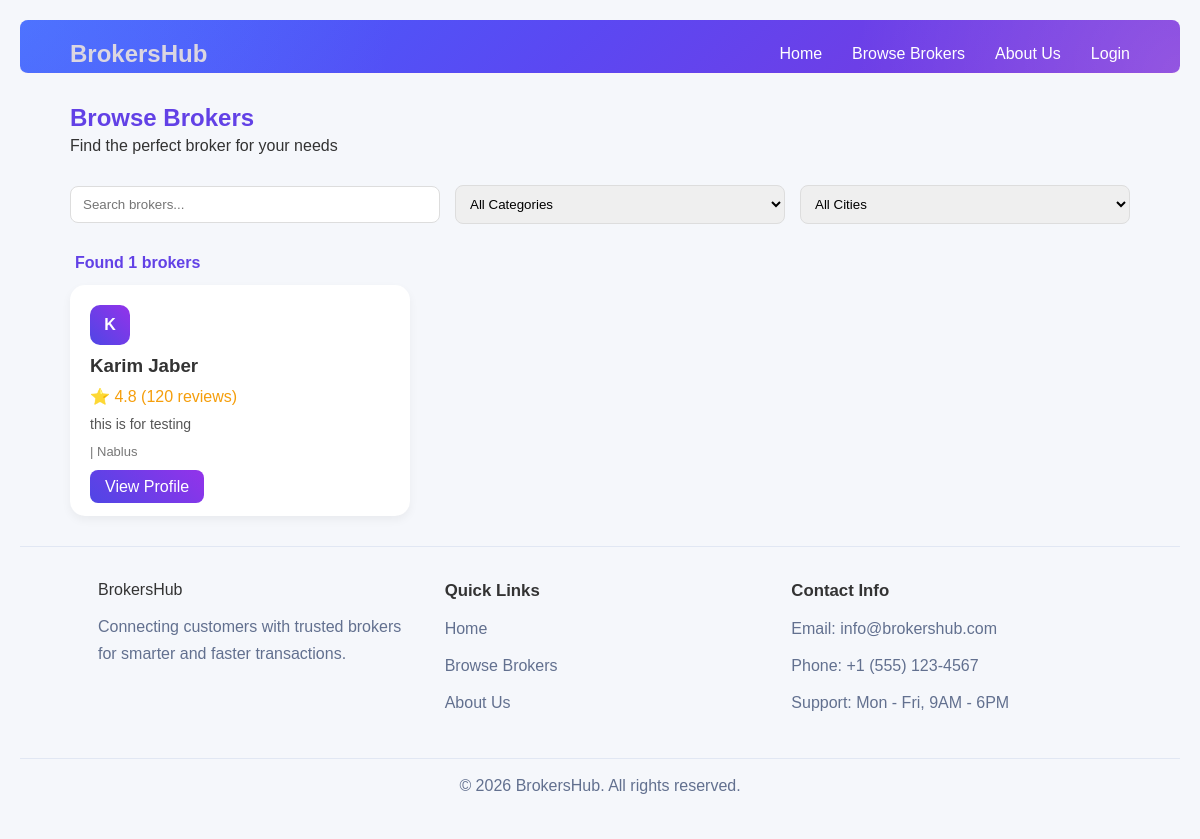
Screenshot of /brokers with the database file from the repository.
### brokers/models.py (models this page shows, shortened)
class BrokerProfile(models.Model):
    user = models.OneToOneField(User, on_delete=models.CASCADE, related_name='broker_profile')
    business_name = models.CharField(max_length=255)
    city = models.ForeignKey(City, on_delete=models.SET_NULL, null=True, blank=True)
    whatsapp_number = models.CharField(max_length=20)
    description = models.TextField(blank=True)
    is_verified = models.BooleanField(default=False)
    is_active = models.BooleanField(default=True)
    average_rating = models.FloatField(default=0)
    total_reviews = models.IntegerField(default=0)
    show_whatsapp_after_accept = models.BooleanField(default=True)

### accounts/models.py (models this page shows, shortened)
class User(AbstractUser):
    ROLE_CHOICES = (
        ('customer', 'Customer'),
        ('broker', 'Broker'),
        ('admin', 'Admin'),
    )
    role = models.CharField(max_length=20, choices=ROLE_CHOICES)
    phone = models.CharField(max_length=20)

### locations/models.py (models this page shows, shortened)
class City(models.Model):
    name = models.CharField(max_length=100, unique=True)

### brokers/views.py (the view)
# urls.py: path('brokers', views.browse_brokers, name='browse_brokers'),
def browse_brokers(request):
    brokers = BrokerProfile.objects.all()
    context = {
        'brokers': brokers,
        'categories': Category.objects.all(),
        'cities': City.objects.all(),
    }
    return render(request, 'browse_brokers.html', context)

### brokers/templates/browse_brokers.html (shortened to what this page needs)
<!DOCTYPE html>
<html lang="en">
<head>
    {% load static %}
    <link rel="stylesheet" href="{% static 'css/browse_brokers.css' %}">
</head>
<body>
    {% include 'partials/navbar.html' %}
    <section class="browse-header">
        <div class="container">
            <h1>Browse Brokers</h1>
            <p>Find the perfect broker for your needs</p>
        </div>
    </section>
    <section class="filters">
        <div class="container filters-container">
            <input type="text" id="search" placeholder="Search brokers..." class="filter-input">
            <select id="category" class="filter-select">
                <option value="">All Categories</option>
            </select>
            <select id="city" class="filter-select">
                <option value="">All Cities</option>
            </select>
        </div>
    </section>
    <section class="brokers-section">
        <div class="container">
            <p id="resultsCount">Found {{ brokers|length }} brokers</p>
            <div class="brokers-grid" id="brokersGrid">
                {% for broker in brokers %}
                <div class="broker-card">
                    <div class="broker-header">
                        <div class="broker-avatar">
                            {{ broker.user.first_name|slice:":1" }}
                        </div>
                    </div>
                    <h3>
                        {{ broker.user.first_name }} {{ broker.user.last_name }}
                    </h3>
                    <div class="broker-rating">
                        ⭐ 4.8 <span>(120 reviews)</span>
                    </div>
                    <p class="broker-description">
                        {{ broker.description }}
                    </p>
                    <div class="broker-meta">
                        | {% if broker.city %}{{ broker.city.name }}{% else %}Not specified{% endif %}
                    </div>
                    <div class="broker-footer">
                        <a href="{% url 'broker_profile' broker.id %}" class="btn btn-primary">
                            View Profile
                        </a>
                    </div>
                </div>
                {% endfor %}
            </div>
        </div>
    </section>
    <footer class="footer">
        <div class="container footer-grid">
            <div>
                <a href="{% url 'landing' %}" class="brand footer-brand">BrokersHub</a>
                <p class="footer-text">
                    Connecting customers with trusted brokers for smarter and faster transactions.
                </p>
            </div>
            <div>
                <h3>Quick Links</h3>
                <a href="{% url 'landing' %}" class="footer-link">Home</a>
                <a href="{% url 'browse_brokers' %}" class="footer-link">Browse Brokers</a>
                <a href="{% url 'about' %}" class="footer-link">About Us</a>
            </div>
            <div>
                <h3>Contact Info</h3>
                <p class="footer-text">Email: info@brokershub.com</p>
                <p class="footer-text">Phone: +1 (555) 123-4567</p>
                <p class="footer-text">Support: Mon - Fri, 9AM - 6PM</p>
            </div>
        </div>
        <div class="footer-bottom">
            <p>&copy; 2026 BrokersHub. All rights reserved.</p>
        </div>
    </footer>
</body>
</html>

### brokers/static/css/browse_brokers.css (style rules this page uses)
* { margin: 0; padding: 0; box-sizing: border-box; }
:root { --muted: #62708f; --primary: #5b48f2; }
body { font-family: 'Poppins', sans-serif; background: #f5f7fb; color: #333; padding:20px; }
a { text-decoration: none; }
.container { width: 100%; max-width: 1100px; margin: 0 auto; padding: 0 20px; }
a { color: white; text-decoration: none; }
.browse-header { margin: 30px 0; }
.browse-header h1 { color: #6241e6; margin-bottom: 5px; }
.filters-container { display: flex; flex-wrap: wrap; gap: 15px; align-items: center; margin-bottom: 30px; }
.filter-input, .filter-select { padding: 10px; border-radius: 8px; border: 1px solid #ddd; }
.filter-input { padding: 10px 12px; border-radius: 8px; border: 1px solid #ddd; width: 220px; flex: 1 1 220px; }
.filter-select { padding: 10px; border-radius: 8px; border: 1px solid #ddd; min-width: 180px; flex: 1 1 180px; }
.brokers-grid { display: grid; grid-template-columns: repeat(3, minmax(0, 1fr)); gap: 20px; }
.broker-card { background: white; padding: 20px; border-radius: 15px; box-shadow: 0 4px 10px rgba(0,0,0,0.05); transition: 0.3s; min-width: 0; }
.broker-avatar { width: 40px; height: 40px; background: linear-gradient(45deg, #4f46e5, #9333ea); color: white; display: flex; justify-content: center; align-items: center; border-radius: 10px; font-weight: bold; }
.broker-card h3 { margin: 10px 0; }
.broker-rating { color: #f59e0b; margin-bottom: 10px; }
.broker-description { font-size: 14px; color: #555; margin-bottom: 10px; }
.broker-meta { font-size: 13px; color: #777; margin-bottom: 15px; line-height: 1.6; word-break: break-word; }
.btn { text-decoration: none; padding: 8px 15px; border-radius: 8px; }
.btn-primary { background: linear-gradient(45deg, #4f46e5, #9333ea); color: white; }
.footer { margin-top:30px; padding-top: 34px; background: #f5f7fb; border-top: 1px solid rgba(223, 228, 242, 0.85); }
.footer-grid { display: grid; gap: 36px; grid-template-columns: repeat(3, minmax(0, 1fr)); width: 90%; max-width: 1100px; margin: 0 auto; align-items: start; }
.footer h3 { margin: 0 0 14px; font-size: 1.05rem; color: #333; }
.footer-brand { display: inline-block; margin-bottom: 14px; color: #333; text-decoration: none; }
.footer-text, .footer-link { display: block; margin: 0 0 10px; color: var(--muted); line-height: 1.7; }
.footer-bottom { margin-top: 32px; padding: 18px 16px 24px; text-align: center; color: var(--muted); border-top: 1px solid rgba(223, 228, 242, 0.85); }
#resultsCount { margin-left : 5px; margin-bottom: 13px ; font-weight:bolder; color : #6241e6; }

### rows the page displays
BrokerProfile: user.first_name "K", user.first_name "Karim", user.last_name "Jaber", description "this is for testing", city.name "Nablus"

### other values shown
{{ brokers|length }} "1"
